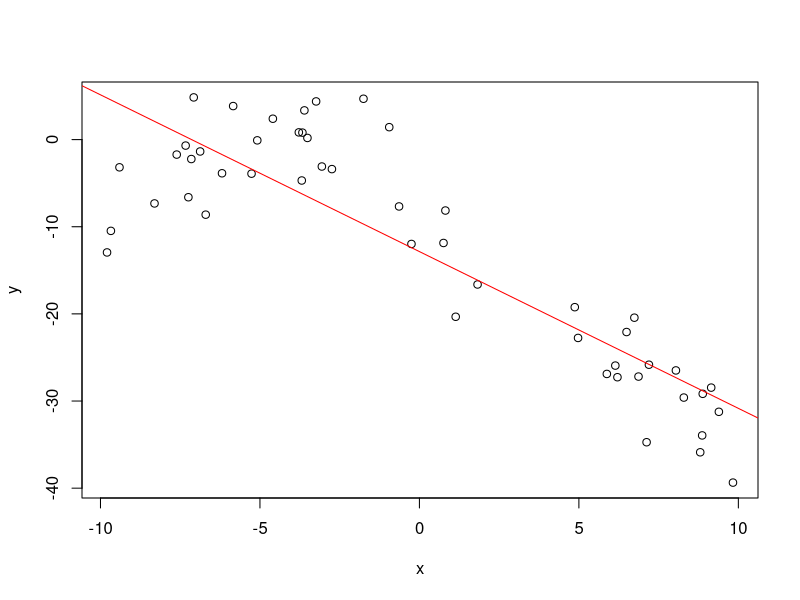
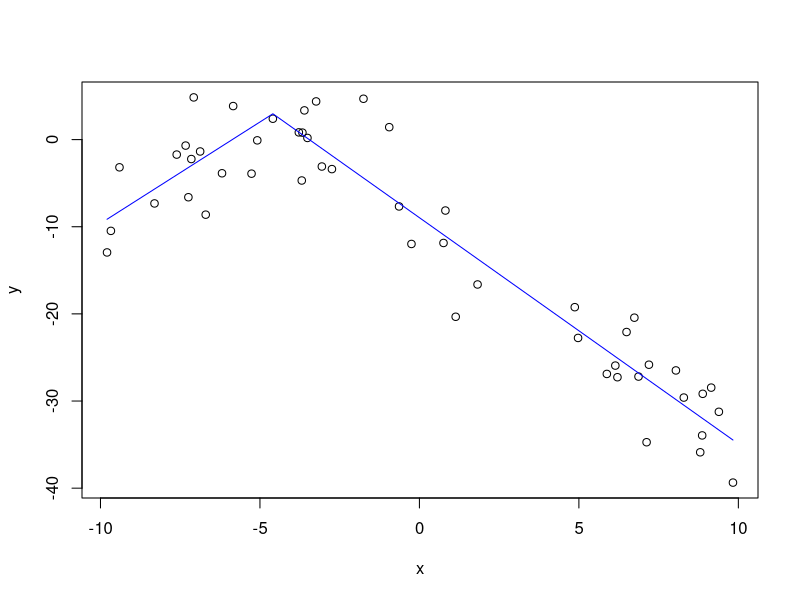

Here is the R script that generated these plots, in order:
data = read.csv("data_bi_lin.csv")
x = data$x
y = data$y
plot(x,y)
abline(lm(y ~ x),col='red')
error <- sum(lm(y~x)$residuals^2)

errors = list()
for(i in x){
  index = match(i,x)
  xc = sapply(x, function(a){ return(max(a-i, 0))})
  broken = lm(y ~ x + xc)
  error[[index]] <- sum(lm(y ~ x + xc)$residuals^2)
}
error

C.index = which.min(error)
C.value = x[[C.index]]

# first.x = x[1:C.index]
# first.y = y[1:C.index]
xc = sapply(x, function(a){ return(max(a-C.value, 0))})
# second.x = (x+xc)[(C.index+1):length(x)]
# second.y = y[(C.index+1):length(x)]
# 
# first = lm(first.y ~ first.x)
# second = lm(second.y ~ second.x)
# 
# abline(first, col = 'blue')
# abline(second, col = 'blue')
broken = lm(y~x+xc)
b0 = broken$coefficients[[1]]
b1 = broken$coefficients[[2]]
b2 = broken$coefficients[[3]]
plot(x,y)
lines(x, b0 + b1*x + b2*xc, col='blue')
